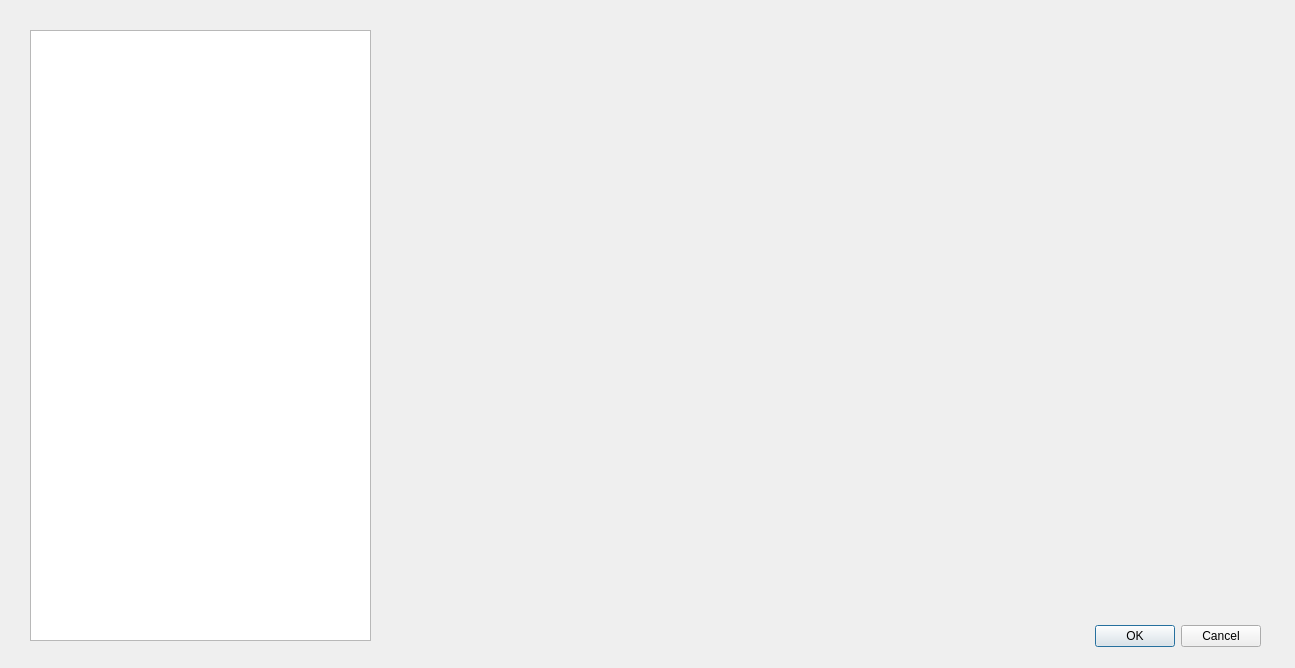
<?xml version="1.0" encoding="UTF-8"?>
<ui version="4.0">
 <class>Dialog_Histories</class>
 <widget class="QDialog" name="Dialog_Histories">
  <property name="geometry">
   <rect>
    <x>0</x>
    <y>0</y>
    <width>1295</width>
    <height>668</height>
   </rect>
  </property>
  <property name="windowTitle">
   <string>Histories</string>
  </property>
  <widget class="QDialogButtonBox" name="buttonBox">
   <property name="geometry">
    <rect>
     <x>920</x>
     <y>620</y>
     <width>341</width>
     <height>32</height>
    </rect>
   </property>
   <property name="orientation">
    <enum>Qt::Horizontal</enum>
   </property>
   <property name="standardButtons">
    <set>QDialogButtonBox::Cancel|QDialogButtonBox::Ok</set>
   </property>
  </widget>
  <widget class="QTableWidget" name="tableWidget">
   <property name="geometry">
    <rect>
     <x>30</x>
     <y>30</y>
     <width>341</width>
     <height>611</height>
    </rect>
   </property>
  </widget>
  <widget class="QLabel" name="label_Image">
   <property name="geometry">
    <rect>
     <x>420</x>
     <y>30</y>
     <width>57</width>
     <height>15</height>
    </rect>
   </property>
   <property name="text">
    <string/>
   </property>
  </widget>
 </widget>
 <resources/>
 <connections>
  <connection>
   <sender>buttonBox</sender>
   <signal>accepted()</signal>
   <receiver>Dialog_Histories</receiver>
   <slot>accept()</slot>
   <hints>
    <hint type="sourcelabel">
     <x>608</x>
     <y>544</y>
    </hint>
    <hint type="destinationlabel">
     <x>157</x>
     <y>274</y>
    </hint>
   </hints>
  </connection>
  <connection>
   <sender>buttonBox</sender>
   <signal>rejected()</signal>
   <receiver>Dialog_Histories</receiver>
   <slot>reject()</slot>
   <hints>
    <hint type="sourcelabel">
     <x>676</x>
     <y>550</y>
    </hint>
    <hint type="destinationlabel">
     <x>286</x>
     <y>274</y>
    </hint>
   </hints>
  </connection>
 </connections>
</ui>
